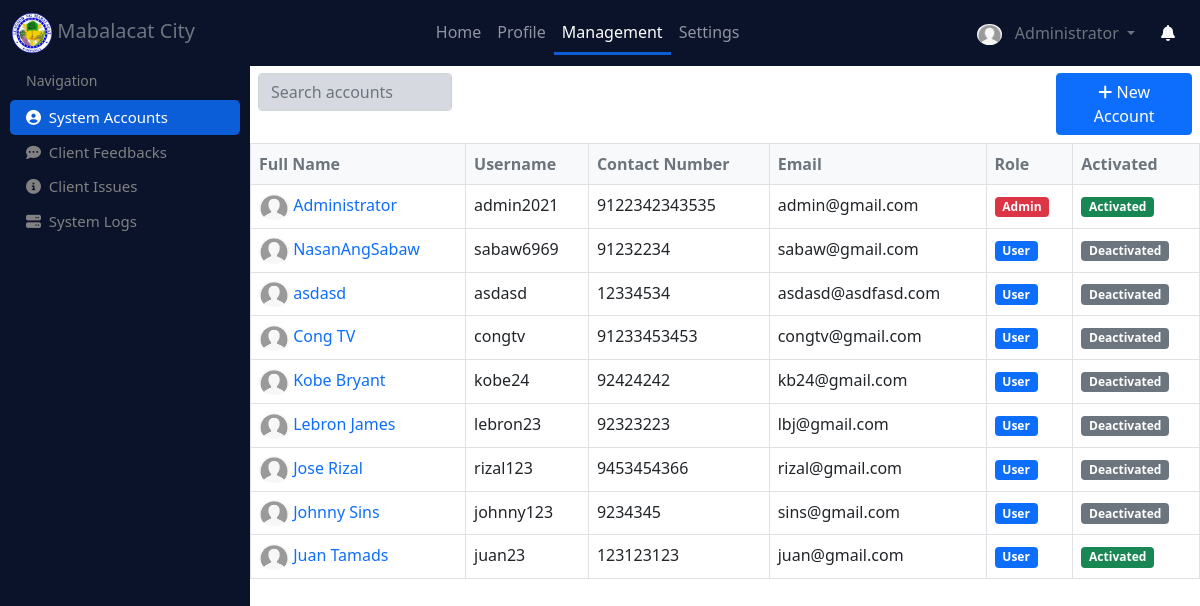
The page /accounts (signed in) on the database its author committed.
### website/models.py (models this page shows)
class User(db.Model, UserMixin):
    id = db.Column(db.Integer, primary_key=True)
    image = db.Column(db.String(255), default="default.png")
    name = db.Column(db.String(150), unique=True)
    username = db.Column(db.String(150), unique=True)
    password = db.Column(db.String(150))
    email = db.Column(db.String(150), unique=True)
    number = db.Column(db.Integer, unique=True)
    role = db.Column(db.String(150), default="User")
    activated = db.Column(db.Integer, default=0)
    created_at = db.Column(db.DateTime(timezone=True), default=func.now())
    updated_at = db.Column(db.DateTime(timezone=True), default=func.now())
    items = db.relationship('Item')
    feedbacks = db.relationship('Feedback', backref='user')
    issues = db.relationship('Issue', backref='user')
    logs = db.relationship('Log', backref='user')

### website/management.py (the view)
@management.route('/accounts')
@login_required
def accounts():
    users = User.query.order_by(desc(User.created_at)).all()
    return render_template("accounts.html", users=users)

### website/templates/accounts.html (shortened to what this page needs)
{% extends "base.html" %}
{% block main_content %}
<div class="sidenav">
    <br><br>
    <span style="padding: 6px 8px 6px 16px; color: #818181; font-size: 14px;">Navigation</span>
    <a href="/accounts" class="active mt-2"><i class="fa fa-user-circle" aria-hidden="true"></i>&nbsp;&nbsp;System Accounts</a>
    <a href="/client_feedbacks"><i class="fa fa-commenting" aria-hidden="true"></i>&nbsp;&nbsp;Client Feedbacks</a>
    <a href="/client_issues"><i class="fa fa-info-circle" aria-hidden="true"></i>&nbsp;&nbsp;Client Issues</a>
    <a href="/system_logs"><i class="fa fa-server" aria-hidden="true"></i>&nbsp;&nbsp;System Logs</a>
</div>
<div class="main" style="margin-top: 65px;">
    <div class="row p-2">
        <div class="col-sm-10">
            <input type="text" placeholder="Search accounts" class="form-control w-25" style="background-color: #d7d9e0;" id="myInput">
        </div>
        <div class="col-sm-2">
            <a href="/new_account" class="btn btn-primary float-end">
                <i class="fa fa-plus" aria-hidden="true"></i> New Account
            </a>
        </div>
    </div>
    <table class="table table-bordered">
        <thead class="bg-light text-muted">
            <tr>
                <th>Full Name</th>
                <th>Username</th>
                <th>Contact Number</th>
                <th>Email</th>
                <th>Role</th>
                <th>Activated</th>
            </tr>
        </thead>
        <tbody id="itemsTable">
            {% for user in users %}
            <tr>
                <td>
                    {% if user.image %}
                        <img src="{{ url_for('static', filename='item_images/'+user.image) }}" style="border-radius: 50%; width: 30px;">
                    {% else %}
                        <img src="{{ url_for('static', filename='item_images/default.png') }}" style="border-radius: 50%; width: 30px;">
                    {% endif %}
                    <a href="/view_account/{{ user.id }}" style="text-decoration: none;">{{ user.name }}</a>
                </td>
                <td>{{ user.username }}</td>
                <td>{{ user.number }}</td>
                <td>{{ user.email }}</td>
                <td>
                    {% if user.role == "Admin" %}
                        <span class="badge bg-danger">{{ user.role }}</span>
                    {% else %}
                        <span class="badge bg-primary">{{ user.role }}</span>
                    {% endif %}
                </td>
                <td>
                    {% if user.activated == 1 %}
                        <span class="badge bg-success">Activated</span>
                    {% else %}
                        <span class="badge bg-secondary">Deactivated</span>
                    {% endif %}
                </td>
            </tr>
            {% endfor %}
        </tbody>
    </table>
</div>
{% endblock %}

### website/templates/base.html (shortened to what this page needs)
<!DOCTYPE html>
<html lang="en">
<head>
    <link href="{{ url_for('static', filename='css/bootstrap.min.css') }}" rel="stylesheet">
    <link href="{{ url_for('static', filename='custom.css') }}" rel="stylesheet">
    <link rel="stylesheet" href="//cdn.datatables.net/1.10.24/css/jquery.dataTables.min.css">
    <link href="{{ url_for('static', filename='css/bootstrap-lightbox.min.css') }}" rel="stylesheet">
</head>
<body>
    <nav class="navbar fixed-top navbar-expand-lg navbar-dark theme_bg">
        <div class="container-fluid">
          <div class="collapse navbar-collapse" id="navbarTogglerDemo01">
            <a class="navbar-brand text-muted" href="/">
                <img src="{{ url_for('static', filename='logo.png') }}" height="40px">
                Mabalacat City
            </a>
            <ul class="navbar-nav mx-auto mb-2 mb-lg-0">
                <li class="nav-item">
                  <a class="nav-link" href="/" {% if request.url_rule.endpoint == "inventory.inventory_home" %}id="nav_active"{% endif %}>Home</a>
                </li>
              <li class="nav-item">
                <a class="nav-link" href="/profile" {% if request.url_rule.endpoint == "auth.profile" %}id="nav_active"{% endif %}>Profile</a>
              </li>
              {% if current_user.role == "Admin" %}
                <li class="nav-item">
                  <a class="nav-link" href="/accounts" {% if request.url_rule.endpoint == 'management.accounts' or request.url_rule.endpoint == 'management.client_feedbacks' %}id="nav_active"{% endif %}>Management</a>
                </li>
              {% endif %}
              <li class="nav-item">
                <a class="nav-link" href="/settings" {% if request.url_rule.endpoint == "auth.settings" %}id="nav_active"{% endif %}>Settings</a>
              </li>
            </ul>
            <div class="d-flex">
                <div class="dropdown">
                    <button class="btn theme_bg text-muted dropdown-toggle" type="button" id="dropdownMenuButton1" data-bs-toggle="dropdown" aria-expanded="false">
                      {% if current_user.image %}
                        <img src="{{ url_for('static', filename='item_images/'+current_user.image) }}" style="border-radius: 50%; width: 25px;">
                      {% else %}
                          <img src="{{ url_for('static', filename='item_images/default.png') }}" style="border-radius: 50%; width: 25px;">
                      {% endif %}
                      {{ current_user.name }}
                    </button>
                </div>
                <a class="btn text-light" href="/item_notification">
                  <i class="fa fa-bell" aria-hidden="true"></i>
                </a>
            </div>
          </div>
        </div>
      </nav>
    {% block main_content %}
    {% endblock %}
</body>
</html>

### website/static/custom.css (style rules this page uses)
.theme_bg { background-color: #0b132b; }

### website/templates/base.html (style rules this page uses)
.theme_bg { background-color: #0b132b; }
#nav_active { border-bottom: 3px solid #0b5ed7; color: white; }

### website/templates/accounts.html (style rules this page uses)
.sidenav { height: 100%; width: 250px; position: fixed; z-index: 1; top: 0; left: 0; background-color: #0b132b; overflow-x: hidden; padding-top: 20px; padding-left: 10px; padding-right: 10px; }
.sidenav a { padding: 6px 8px 6px 16px; text-decoration: none; font-size: 15px; color: #818181; display: block; }
.main { margin-left: 250px; }
.sidenav .active { background-color: #0b5ed7; color: white; border-radius: 5px; }

### rows shown on the page
User: image (placeholder picture), name "Administrator", username "admin2021", number "9122342343535", email "admin@gmail.com", role "Admin", activated "Activated"
User: image (placeholder picture), name "NasanAngSabaw", username "sabaw6969", number "91232234", email "sabaw@gmail.com", role "User", activated "Deactivated"
User: name "asdasd", username "asdasd", number "12334534", email "asdasd@asdfasd.com", role "User", activated "Deactivated"
User: name "Cong TV", username "congtv", number "91233453453", email "congtv@gmail.com", role "User", activated "Deactivated"
User: name "Kobe Bryant", username "kobe24", number "92424242", email "kb24@gmail.com", role "User", activated "Deactivated"
User: name "Lebron James", username "lebron23", number "92323223", email "lbj@gmail.com", role "User", activated "Deactivated"
User: name "Jose Rizal", username "rizal123", number "9453454366", email "rizal@gmail.com", role "User", activated "Deactivated"
User: name "Johnny Sins", username "johnny123", number "9234345", email "sins@gmail.com", role "User", activated "Deactivated"
User: image (placeholder picture), name "Juan Tamads", username "juan23", number "123123123", email "juan@gmail.com", role "User", activated "Activated"
